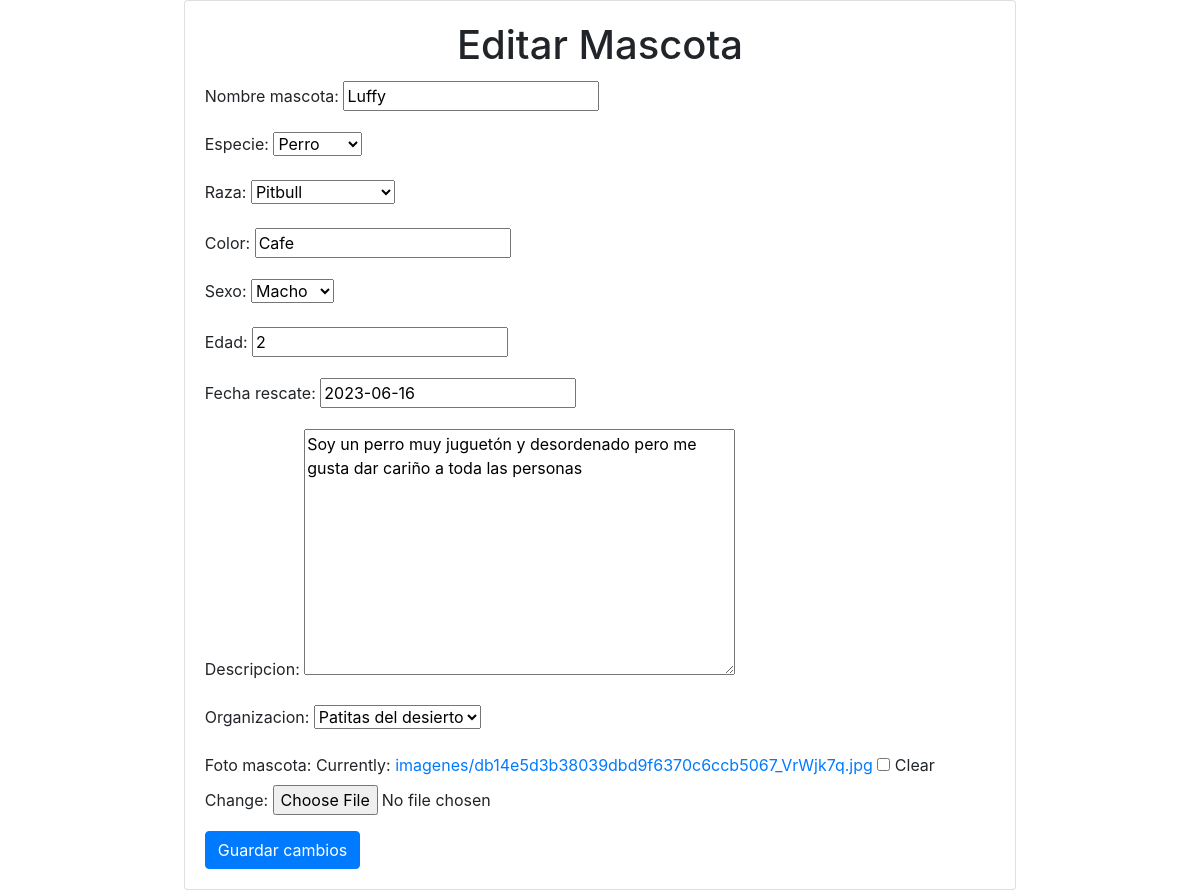
/editar_mascota/8/, run on the app's committed database.
### Aplicaciones/Adoptar/models.py (models this page shows, shortened)
class Mascota(models.Model):
    nombre_mascota=models.CharField(max_length=50)
    especie = models.ForeignKey(Especie, on_delete=models.CASCADE)
    raza = models.ForeignKey(Raza, on_delete=models.CASCADE)
    color=models.CharField(max_length=50)
    sexo=models.CharField(max_length=1, choices=sexos, default='H')
    edad=models.IntegerField()
    fecha_rescate=models.DateField(default=date.today)
    descripcion=models.TextField()
    organizacion = models.ForeignKey(Organizacion, on_delete=models.CASCADE, related_name='mascotas', default=None, null=True, blank=True)
    foto_mascota = models.ImageField(upload_to='imagenes', null=True, blank=True)
    sede = models.ForeignKey(Sede, on_delete=models.CASCADE, default=None, null=True, blank=True)

### Aplicaciones/Adoptar/views.py (the view)
# urls.py: path('editar_mascota/<int:mascota_id>/', views.editar_mascota, name='editar_mascota'),
def editar_mascota(request, mascota_id):
    mascota = get_object_or_404(Mascota, pk=mascota_id)
    if request.method == 'POST':
        form = MascotaForm(request.POST, request.FILES, instance=mascota)
        if form.is_valid():
            form.save()
            return redirect('listar_mascotas')
    else:
        form = MascotaForm(instance=mascota)
    return render(request, 'editar_mascota.html', {'form': form, 'mascota': mascota})

### Aplicaciones/Adoptar/forms.py
class MascotaForm(forms.ModelForm):
    class Meta:
        model = Mascota
        fields = ['nombre_mascota', 'especie', 'raza', 'color', 'sexo', 'edad', 'fecha_rescate', 'descripcion', 'organizacion', 'foto_mascota']

### Aplicaciones/Adoptar/models.py (called while the page is built)
    def __str__(self):
        texto = "{0}"
        return texto.format(self.nombre_organizacion)

    def __str__(self):
        return self.nombre

    def __str__(self):
        return self.nombre

### Aplicaciones/Adoptar/templates/editar_mascota.html (shortened to what this page needs)
<!DOCTYPE html>
<html lang="en">
<head>
    <link rel="stylesheet" href="https://stackpath.bootstrapcdn.com/bootstrap/4.3.1/css/bootstrap.min.css">
</head>
<body>
    <div class="container d-flex justify-content-center">
        <div class="card w-75">
            <div class="card-body">
                <h1 class="card-title text-center">Editar Mascota</h1>
                <form method="post" enctype="multipart/form-data">
                    {{ form.as_p }}
                    <button type="submit" class="btn btn-primary">Guardar cambios</button>
                </form>
            </div>
        </div>
    </div>
</body>
</html>

### data on the page
Mascota: nombre_mascota "Luffy", especie "Perro", raza "Pitbull", color "Cafe", sexo "Macho", edad "2", fecha_rescate "2023-06-16", descripcion "Soy un perro muy juguetón y desordenado pero me gusta dar cariño a toda las personas", organizacion "Patitas del desierto"
